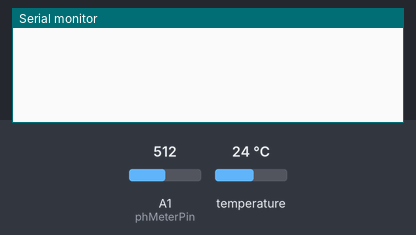
This sketch was run on a simulated Arduino Uno, built with avr-gcc and run on an emulated ATmega328P. Parts: the last lines printed to the serial monitor. Inputs (shaded band) come from the test bench; at power-on: temperature 24 °C, A1 (phMeterPin) = 512. The modem accepts every AT command (registered, SIM ready, sends succeed) and sends nothing else.

Above: at 2.2 s.
2.3 s: temperature set to 12 °C
At 5.3 s:
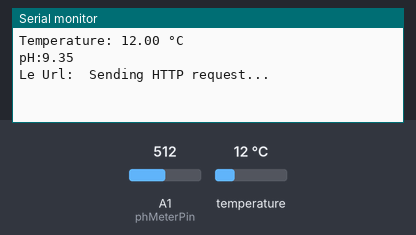
At 15.4 s:
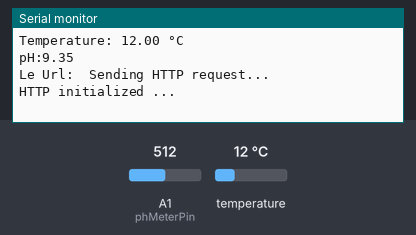

Measured:
- after the input at 2.3 s, the serial monitor: prints a new line after 2.5 s (image 1)

The sketch:

tousCapteurSaufMagnetometre.ino
```cpp
#include <Wire.h>
#include <SoftwareSerial.h>             // Include the Wire library for I2C communication
#include <OneWire.h>            // Include the OneWire library for DS18B20 temperature sensor
#include <DallasTemperature.h>  // Include the DallasTemperature library for DS18B20 temperature sensor
#include <SPI.h>
#include <SD.h>                 // Include the SD library for writing to SD card
#include <ArduinoJson.h>        // Include the ArduinoJson library for JSON handling
#include <RTClib.h>


// #define lightDetectorPin A0     // Light detector pin
#define temperatureSensorPin 2   // DS18B20 temperature sensor pin
#define phMeterPin A1
       // PH meter pin

#define SD_CS_PIN 4           // SD card chip select pin
#define lightPin 2              // Light detector pin
SoftwareSerial gsm(7, 8);                                                                // Définir les broches RX et TX du module GSM
File dataFile;
String reponse;             // File object for data logging
RTC_DS3231 rtc; // Create an instance of the RTC object
OneWire oneWire(temperatureSensorPin); // Setup a oneWire instance to communicate with any OneWire devices
DallasTemperature sensors(&oneWire);   // Pass the oneWire reference to Dallas Temperature sensor
void setup() {

  // pinMode(lightDetectorPin, INPUT); // Set light detector pin as input
  Serial.begin(115200);
  delay(1000); // Wait for serial communication to initialize
  gsm.begin(115200);
  sensors.begin();                  // Start DS18B20 temperature sensor
}

void loop() {
  delay(3000);

  // // getGPS();
  // return;
  // delay(10000);
  // Light sensor
  // int lightValue = analogRead(lightDetectorPin); // Read light sensor value
  // Serial.print("Light Sensor: ");                // Print light sensor value
  // Serial.println(lightValue);
  // Temperature sensor (DS18B20)
  sensors.requestTemperatures();     // Request temperature from DS18B20 sensor
  float temperature_raw = sensors.getTempCByIndex(0); // Read temperature in Celsius
  float temperature = round(temperature_raw * 100.0) / 100.0; // Limit to two decimal places
  Serial.print("Temperature: ");     // Print temperature
  Serial.print(temperature);
  Serial.println(" °C");

  // pH meter
  unsigned long int avgValue;
  float b;
  int buf[10],temp;

  for(int i=0;i<10;i++) {
    buf[i]=analogRead(phMeterPin);
    delay(10);
  }
  for(int i=0;i<9;i++) {
    for(int j=i+1;j<10;j++) {
      if(buf[i]>buf[j]) {
        temp=buf[i];
        buf[i]=buf[j];
        buf[j]=temp;
      }
    }
  }
  avgValue=0;
  for(int i=2;i<8;i++) {
    avgValue+=buf[i];
  }
  float phValue=(float)avgValue*5.0/1024/6;
  phValue=0.6+3.5*phValue;
  Serial.print("pH:");
  Serial.print(phValue, 2);
  Serial.println(" ");

  String jsonDataTemperature = "{\"temperature\":" + String(temperature) + "}";  // Construire la chaîne JSON avec la température
  String jsonDataAcidite = "{\"pH\":" + String(phValue) + "}";

  // String urlTemperatureStr = String(urlTemperature);
  // String urlAciditeStr = String(urlAcidite);
  Serial.print("Le Url:  ");
  sendDataTemp(jsonDataTemperature);

  delay(5000);

  sendDataPh(jsonDataAcidite);


  delay(30000);


}
float getTemperature() {
  sensors.requestTemperatures();     // Request temperature from DS18B20 sensor
  return sensors.getTempCByIndex(0); // Read temperature in Celsius
}

float getpH() {
  unsigned long int avgValue;
  int buf[10],temp;

  for(int i=0;i<10;i++) {
    buf[i]=analogRead(phMeterPin);
    delay(10);
  }
  for(int i=0;i<9;i++) {
    for(int j=i+1;j<10;j++) {
      if(buf[i]>buf[j]) {
        temp=buf[i];
        buf[i]=buf[j];
        buf[j]=temp;
      }
    }
  }
  avgValue=0;
  for(int i=2;i<8;i++) {
    avgValue+=buf[i];
  }
  float phValue=(float)avgValue*5.0/1024/6;
  return 0.6+3.5*phValue;
}

String getTime() {
  DateTime now = rtc.now(); // Get the current date and time from the RTC
  return now.timestamp();   // Return the timestamp as a string
}
void readFile(const char* filename) {
  File dataFile = SD.open(filename);
  if (dataFile) {
    Serial.println("File content:");
    while (dataFile.available()) {
      Serial.write(dataFile.read());
    }
    dataFile.close();
  } else {
    Serial.println("Error opening file!");
  }
}

void getGPS() {
  // gsm.println("AT+CGNSSMODE=15,1");
  // delay(3000);
  // gsm.println("AT+CGPSNMEA=200191");
  // delay(3000);

  gsm.println("AT+CGPS=1");
 // Je démarre le GPS
  delay(2000);

  gsm.println("AT+CGPSINFO");  // Je demande les infos
  delay(1000);

  while (gsm.available()) {
    char c = gsm.read();
    Serial.print(c);
    reponse += c;
  }
  //   // Find and extract latitude and longitude from GPS information
  // int latIndex = reponse.indexOf(","); // Find index of first comma
  // int longIndex = reponse.indexOf(",", latIndex + 1); // Find index of second comma

  // String latitude = reponse.substring(latIndex + 1, longIndex); // Extract latitude
  // String longitude = reponse.substring(longIndex + 1); // Extract longitude
  // delay(1000);
  // // Print latitude and longitude
  // Serial.print("Latitude: ");
  // Serial.println(latitude);
  // delay(1000);

  // Serial.print("Longitude: ");
  // Serial.println(longitude);

  // String gpsInfo = reponse.substring(reponse.length() - 17);  // Je récupère les derniers caractères
  // Serial.print("Informations de localisation:");
  Serial.println(reponse);
  gsm.println("AT+CGPS=0");  // Je shut down le GPS
}
bool isGSMConnected() {
  Serial.println("Checking GSM connection...");
  gsm.println("AT"); // Send AT command to GSM module
  delay(1000); // Wait for response

  String response = ""; // Initialize an empty string to store the response

  while (gsm.available()) {
    char c = gsm.read(); // Read character from GSM module
    response += c; // Append character to the response string
    Serial.print(c); // Print the received character

    // Check if the response contains "OK"
    if (response.indexOf("OK") != -1) {
      Serial.println(" - OK received!"); // Debug statement
      return true; // GSM module is connected
    }
  }

  Serial.println(" - No OK received!"); // Debug statement
  return false; // GSM module is not connected
}


void sendDataTemp(String jsonData) {


  Serial.println("Sending HTTP request...");

  gsm.println("AT+HTTPTERM");
  delay(5000);

  gsm.println("AT+HTTPINIT");
  delay(5000);
  Serial.println("HTTP initialized ...");
  gsm.print("AT+HTTPPARA=\"URL\",\"");
  gsm.print("http://julien.lamy.mobi:4000/api/capteurs/capteur_temperature");
  gsm.println("\"");
  delay(5000);


  gsm.println("AT+HTTPPARA=\"CONTENT\",\"application/json\"");
  delay(5000);

  Serial.print("Data length sent: ");
  Serial.println(jsonData.length());
  gsm.print("AT+HTTPDATA=");
  gsm.print(jsonData.length());
  gsm.println(",5000");
  delay(5000);

  Serial.print("Data sent: ");
  Serial.println(jsonData);
  gsm.println(jsonData);
  delay(5000);

  gsm.println("AT+HTTPACTION=1");
  delay(5000);

  Serial.println("HTTP request sent.");

  gsm.println("AT+HTTPTERM");
  delay(5000);
}
void sendDataPh(String jsonData) {


  Serial.println("Sending HTTP request...");

  gsm.println("AT+HTTPTERM");
  delay(5000);

  gsm.println("AT+HTTPINIT");
  delay(5000);
  Serial.println("HTTP initialized ...");
  gsm.print("AT+HTTPPARA=\"URL\",\"");
  gsm.print("http://julien.lamy.mobi:4000/api/capteurs/capteur_acidite");
  gsm.println("\"");
  delay(5000);


  gsm.println("AT+HTTPPARA=\"CONTENT\",\"application/json\"");
  delay(5000);

  Serial.print("Data length sent: ");
  Serial.println(jsonData.length());
  gsm.print("AT+HTTPDATA=");
  gsm.print(jsonData.length());
  gsm.println(",5000");
  delay(5000);

  Serial.print("Data sent: ");
  Serial.println(jsonData);
  gsm.println(jsonData);
  delay(5000);
  Serial.print("Data sent: ");
  Serial.println(jsonData);

  gsm.println("AT+HTTPACTION=1");
  delay(5000);

  Serial.println("HTTP request sent.");

  gsm.println("AT+HTTPTERM");
  delay(5000);
}
```
